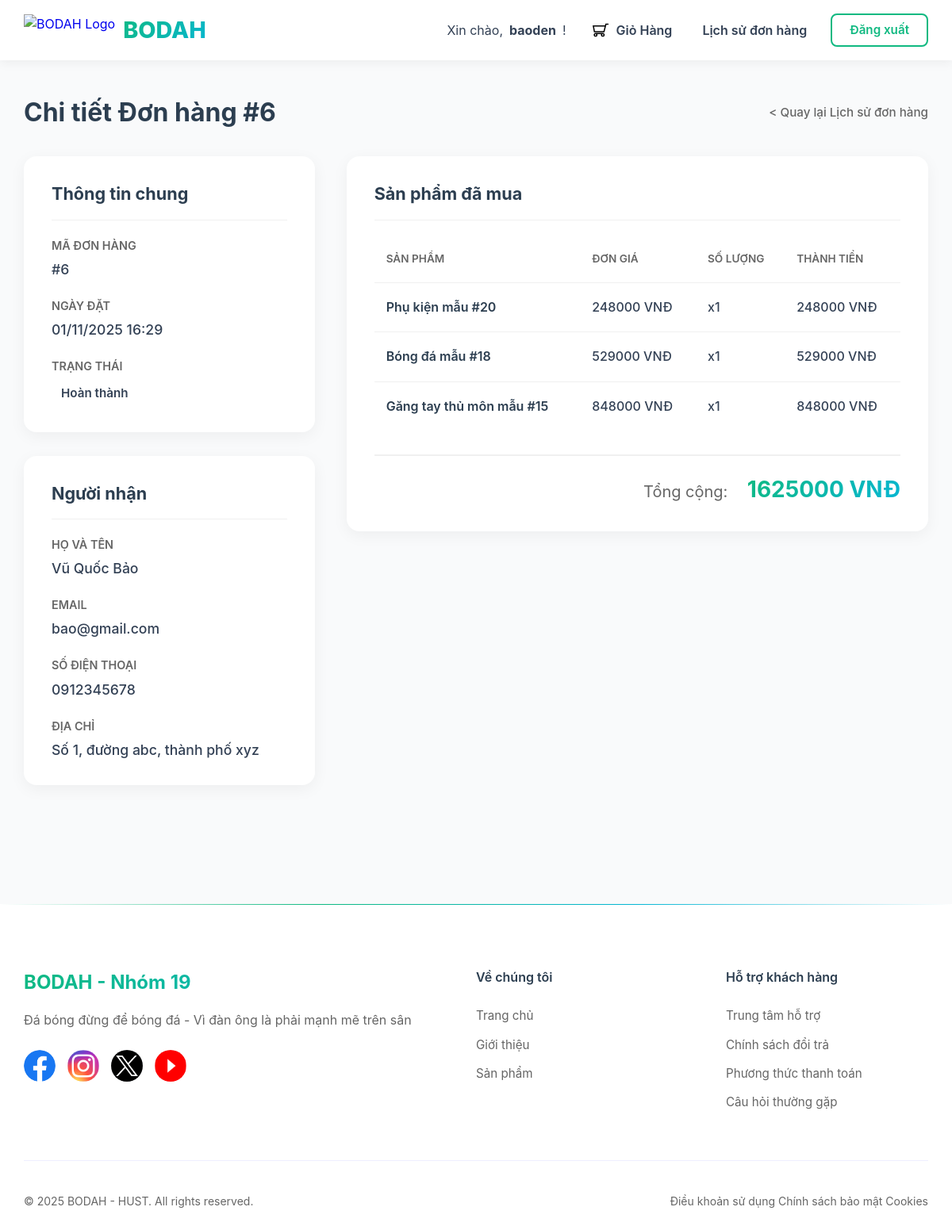
The app's page /order-detail/6/ (signed in), older data.
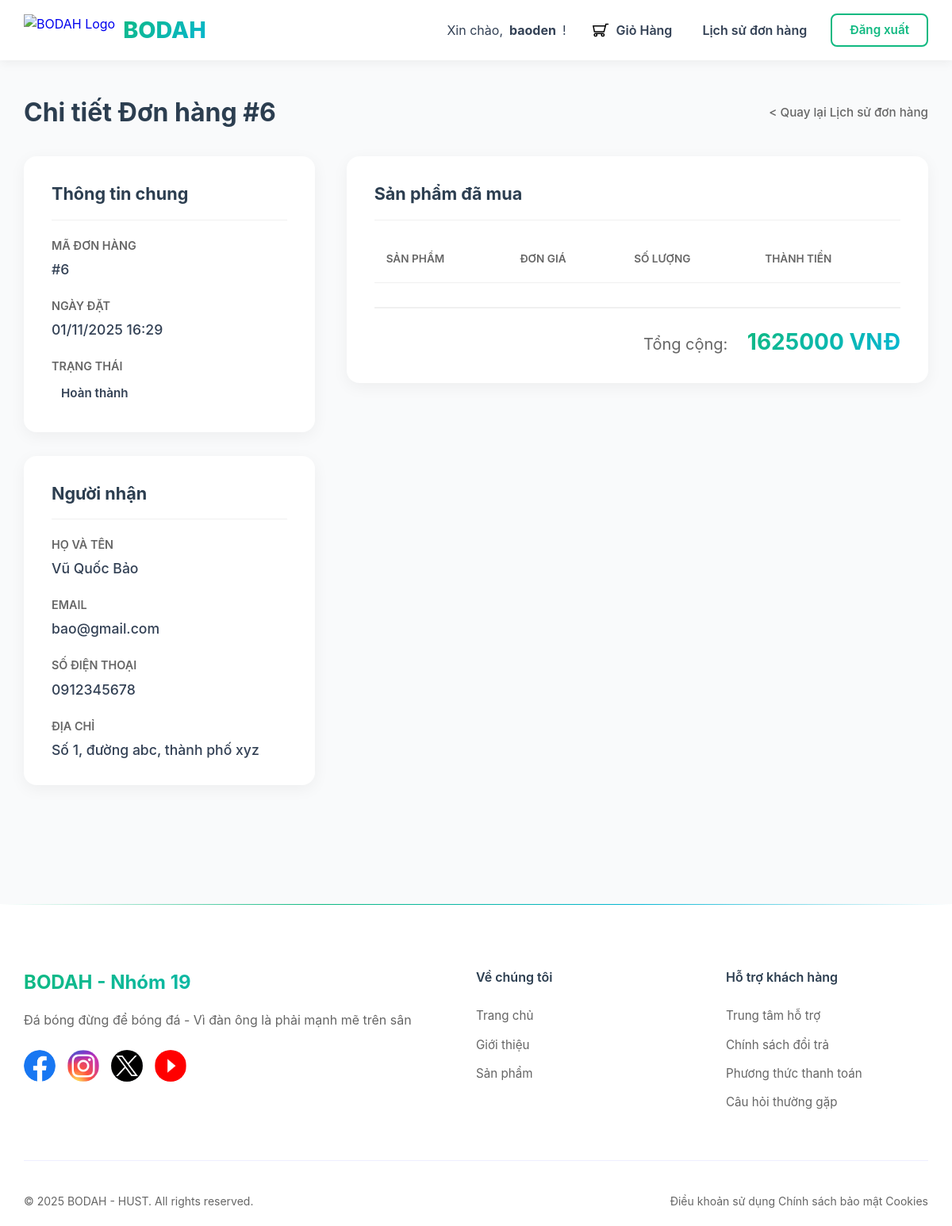
The same page, newer data.
### store/models.py (models this page shows, shortened)
class Order(models.Model):
    user = models.ForeignKey(User, on_delete=models.SET_NULL, null=True, blank=True)
    full_name = models.CharField(max_length=255)
    email = models.EmailField(max_length=255)
    phone = models.CharField(max_length=20)
    address = models.TextField()
    total_price = models.DecimalField(max_digits=10, decimal_places=0, help_text="Tổng tiền ban đầu")
    created_at = models.DateTimeField(auto_now_add=True)
    status = models.CharField(max_length=20, choices=ORDER_STATUS_CHOICES, default='Mới')
    voucher = models.ForeignKey(Voucher, on_delete=models.SET_NULL, null=True, blank=True)
    discount_amount = models.DecimalField(max_digits=10, decimal_places=0, default=0, help_text="Số tiền đã được giảm")
    @property
    def final_price(self):
        return self.total_price - self.discount_amount

class OrderItem(models.Model):
    order = models.ForeignKey(Order, on_delete=models.CASCADE, related_name='items')
    product = models.ForeignKey(Product, on_delete=models.CASCADE)
    quantity = models.IntegerField()
    price_at_purchase = models.DecimalField(max_digits=10, decimal_places=0)

class Product(models.Model):
    name = models.CharField(max_length=200)
    description = models.TextField(blank=True, null=True)
    price = models.DecimalField(max_digits=10, decimal_places=0)
    image = models.URLField(max_length=1024, blank=True, null=True)
    stock = models.IntegerField(default=0)
    category = models.ForeignKey(Category, on_delete=models.CASCADE, related_name='products')

### users/views.py (the view)
# urls.py: path('order-detail/<int:order_id>/', order_detail_view, name='order_detail'),
@login_required
def order_detail_view(request, order_id):
    order = get_object_or_404(Order, id=order_id, user=request.user)
    order_items = order.items.all()
    item_review_status = {}
    if order.status == 'Hoàn thành':
        for item in order_items:
            has_reviewed = Review.objects.filter(
                product=item.product,
                user=request.user
            ).exists()
            item_review_status[item.id] = has_reviewed
    context = {
        'order': order,
        'order_items': order_items,
        'item_review_status': item_review_status
    }
    return render(request, 'users/order_detail.html', context)

### store/templatetags/math_filters.py (called while the page is built)
@register.filter
def mul(value, arg):
    try:
        return value * arg
    except (ValueError, TypeError):
        return ''

### users/templates/users/order_detail.html (shortened to what this page needs)
{% load static %}
{% load math_filters %}
{% load template_extras %}
<!DOCTYPE html>
<html lang="vi">
<head>
    <link rel="stylesheet" href="{% static 'css/store/header.css' %}">
    <link rel="stylesheet" href="{% static 'css/store/footer.css' %}">
    <link rel="stylesheet" href="{% static 'css/user/order_detail.css' %}">
</head>
<body>
    {% include "layout/header.html" %}
    <main class="detail-page">
        <div class="detail-container">
            <div class="detail-header">
                <h1>Chi tiết Đơn hàng #{{ order.id }}</h1>
                <a href="{% url 'order_history' %}" class="back-link"> &lt; Quay lại Lịch sử đơn hàng</a>
            </div>
            <div class="detail-layout">
                <div class="detail-info-column">
                    <div class="detail-card">
                        <h3>Thông tin chung</h3>
                        <div class="info-group">
                            <span class="info-label">Mã đơn hàng</span>
                            <span class="info-value">#{{ order.id }}</span>
                        </div>
                        <div class="info-group">
                            <span class="info-label">Ngày đặt</span>
                            <span class="info-value">{{ order.created_at|date:"d/m/Y H:i" }}</span>
                        </div>
                        <div class="info-group">
                            <span class="info-label">Trạng thái</span>
                            <span class="order-status
                                ">
                                {{ order.status }}
                            </span>
                        </div>
                    </div>
                    <div class="detail-card">
                        <h3>Người nhận</h3>
                        <div class="info-group">
                            <span class="info-label">Họ và tên</span>
                            <span class="info-value">{{ order.full_name }}</span>
                        </div>
                        <div class="info-group">
                            <span class="info-label">Email</span>
                            <span class="info-value">{{ order.email }}</span>
                        </div>
                        <div class="info-group">
                            <span class="info-label">Số điện thoại</span>
                            <span class="info-value">{{ order.phone }}</span>
                        </div>
                        <div class="info-group">
                            <span class="info-label">Địa chỉ</span>
                            <span class="info-value">{{ order.address|linebreaksbr }}</span>
                        </div>
                    </div>
                </div>
                <div class="detail-products-column">
                    <div class="detail-card product-table-card">
                        <h3>Sản phẩm đã mua</h3>
                        <table class="product-table">
                            <thead>
                                <tr>
                                    <th>Sản phẩm</th>
                                    <th>Đơn giá</th>
                                    <th>Số lượng</th>
                                    <th>Thành tiền</th>
                                </tr>
                            </thead>
                            <tbody>
                                {% for item in order_items %}
                                    <tr>
                                        <td>{{ item.product.name }}</td>
                                        <td>{{ item.price_at_purchase|floatformat:0 }} VNĐ</td>
                                        <td>x{{ item.quantity }}</td>
                                        <td>{{ item.quantity|mul:item.price_at_purchase|floatformat:0 }} VNĐ</td>
                                    </tr>
                                {% endfor %}
                            </tbody>
                        </table>
                        <div class="order-total">
                            <span class="label">Tổng cộng:</span>
                            <span class="value">{{ order.final_price|floatformat:0 }} VNĐ</span>
                        </div>
                    </div>
                </div>
            </div>
        </div>
    </main>
    {% include "layout/footer.html" %}
</body>
</html>

### store/templates/layout/header.html
{% load static %}
<header class="header">
    <div class="header-content">
        <div class="header-left">
            <a href="{% url 'home' %}" class="logo">
                <img src="{% static 'image/soccer.svg' %}" alt="BODAH Logo" class="logo-img">
                <span class="logo-text">BODAH</span>
            </a>
        </div>
        <div class="header-actions">
            {% if user.is_authenticated %}
                <span style="display: flex; align-items: center; gap: 8px;">
                    Xin chào, <strong>{{ user.username }}</strong>!
                    {% if user.is_staff %}
                        <a href="/admin/" class="action-link action-admin">ADMIN</a>
                    {% else %}
                        <a href="{% url 'cart_view' %}" class="action-link">
                            <img src="{% static 'image/cart_icon.svg' %}" alt="Cart" class="cart-img">
                            Giỏ Hàng
                        </a>
                        <a href="{% url 'order_history' %}" class="action-link history">Lịch sử đơn hàng</a>
                    {% endif %}
                </span>
                <a href="{% url 'logout' %}" class="btn-secondary">Đăng xuất</a>
            {% else %}
                <a href="{% url 'login' %}" class="btn-secondary">Đăng nhập</a>
                <a href="{% url 'register' %}" class="btn-primary">Đăng ký</a>
            {% endif %}
        </div>
    </div>
</header>

### store/templates/layout/footer.html
{% load static %}
<footer class="footer">
    <div class="footer-content">
        <div class="footer-main">
            <div class="footer-brand">
                <h3>BODAH - Nhóm 19</h3>
                <p class="footer-desc">Đá bóng đừng để bóng đá - Vì đàn ông là phải mạnh mẽ     trên sân</p>
                <div class="footer-social">
                    <img class="social-icon" src="{% static 'image/fb_logo.png' %}" alt="Facebook-logo">
                    <img class="social-icon" src="{% static 'image/ig_logo.png' %}" alt="Instagram-logo">
                    <img class="social-icon" src="{% static 'image/x_logo.png' %}" alt="X-logo">
                    <img class="social-icon" src="{% static 'image/ytb_logo.png' %}" alt="Youtube-logo">
                </div>
            </div>
            <div class="footer-section">
                <h4>Về chúng tôi</h4>
                <div class="footer-links">
                    <a href="#" class="footer-link">Trang chủ</a>
                    <a href="#" class="footer-link">Giới thiệu</a>
                    <a href="#" class="footer-link">Sản phẩm</a>
                </div>
            </div>
            <div class="footer-section">
                <h4>Hỗ trợ khách hàng</h4>
                <div class="footer-links">
                    <a href="#" class="footer-link">Trung tâm hỗ trợ</a>
                    <a href="#" class="footer-link">Chính sách đổi trả</a>
                    <a href="#" class="footer-link">Phương thức thanh toán</a>
                    <a href="#" class="footer-link">Câu hỏi thường gặp</a>
                </div>
            </div>
        </div>
        <div class="footer-divider"></div>
        <div class="footer-bottom">
            <div class="footer-copyright">
                <span>&copy; 2025 BODAH - HUST. All rights reserved.</span>
            </div>
            <div class="footer-legal">
                <a href="#">Điều khoản sử dụng</a>
                <a href="#">Chính sách bảo mật</a>
                <a href="#">Cookies</a>
            </div>
        </div>
    </div>
</footer>

### static/css/store/header.css (style rules this page uses)
.header { background: #fff; padding: 15px 30px; box-shadow: 0 4px 12px rgba(0, 0, 0, 0.05); position: sticky; top: 0; z-index: 1000; }
.header-content { max-width: 1700px; margin: 0 auto; display: flex; justify-content: space-between; align-items: center; }
.header-left { display: flex; align-items: center; gap: 80px; }
.logo { display: flex; align-items: center; gap: 10px; text-decoration: none; }
.logo-img { height: 40px; width: auto; object-fit: contain; }
.logo-text { font-size: 1.8rem; font-weight: 800; background: linear-gradient(135deg, #10B981, #06B6D4); -webkit-background-clip: text; -webkit-text-fill-color: transparent; }
.header-actions { display: flex; align-items: center; gap: 15px; line-height: 1; }
.header-actions span { display: flex; align-items: center; line-height: 1.4; }
.header-actions a { display: flex; align-items: center; justify-content: center; box-sizing: border-box; text-decoration: none; height: 42px; padding: 0 22px; font-size: 0.95rem; font-weight: 600; border-radius: 8px; cursor: pointer; transition: all 0.3s ease; }
.header-actions .action-link { text-decoration: none; color: #334155; font-weight: 600; font-size: 1rem; padding: 10px 15px; border-radius: 8px; position: relative; transition: all 0.3s ease; }
.header-actions .action-link::after { content: ''; position: absolute; bottom: 5px; left: 50%; transform: translateX(-50%) scaleX(0); width: 70%; height: 3px; background: linear-gradient(90deg, #10B981, #06B6D4); border-radius: 2px; transition: transform 0.3s ease; }
.cart-img { width: 40px; height: 40px; padding: 10px; border-radius: 8px; transition: all 0.3s ease; position: relative; }
.btn-secondary { background: transparent; border: 2px solid #10B981; color: #10B981; }

### static/css/store/footer.css (style rules this page uses)
.footer { background: #FFFFFF; color: #666; padding: 80px 30px 0; position: relative; }
.footer::before { content: ''; position: absolute; top: 0; left: 0; width: 100%; height: 1px; background: linear-gradient(90deg, transparent, #10B981, #06B6D4, transparent); }
.footer-content { max-width: 1200px; margin: 0 auto; }
.footer-main { display: grid; grid-template-columns: 2fr 1fr 1fr; gap: 60px; margin-bottom: 60px; }
.footer-brand h3 { font-size: 1.5rem; margin-bottom: 1rem; background: linear-gradient(135deg, #10B981, #06B6D4); -webkit-background-clip: text; -webkit-text-fill-color: transparent; background-clip: text; }
.footer-desc { color: #666; line-height: 1.6; margin-bottom: 1.5rem; }
.footer-social { display: flex; gap: 15px; }
.social-icon { width: 40px; height: 40px; border-radius: 50%; background: #f0f4f8; display: flex; align-items: center; justify-content: center; transition: all 0.3s ease; }
.footer-section h4 { font-size: 1rem; margin-bottom: 1.5rem; color: #2c3e50; font-weight: 600; }
.footer-links { display: flex; flex-direction: column; gap: 12px; }
.footer-link { color: #666; text-decoration: none; font-size: 0.95rem; transition: all 0.3s ease; }
.footer-divider { height: 1px; background: #eef; margin: 30px 0 20px; }
.footer-bottom { display: flex; justify-content: space-between; align-items: center; padding: 20px 0; font-size: 0.875rem; color: #666; flex-wrap: wrap; gap: 20px; }
.footer-legal a { color: #666; text-decoration: none; transition: color 0.3s ease; }

Row changes from the older to the newer data that the page shows:
removed OrderItem: product.name "Phụ kiện mẫu #20", price_at_purchase "248000", quantity "1", quantity|mul "248000"
removed OrderItem: product.name "Bóng đá mẫu #18", price_at_purchase "529000", quantity "1", quantity|mul "529000"
removed OrderItem: product.name "Găng tay thủ môn mẫu #15", price_at_purchase "848000", quantity "1", quantity|mul "848000"
